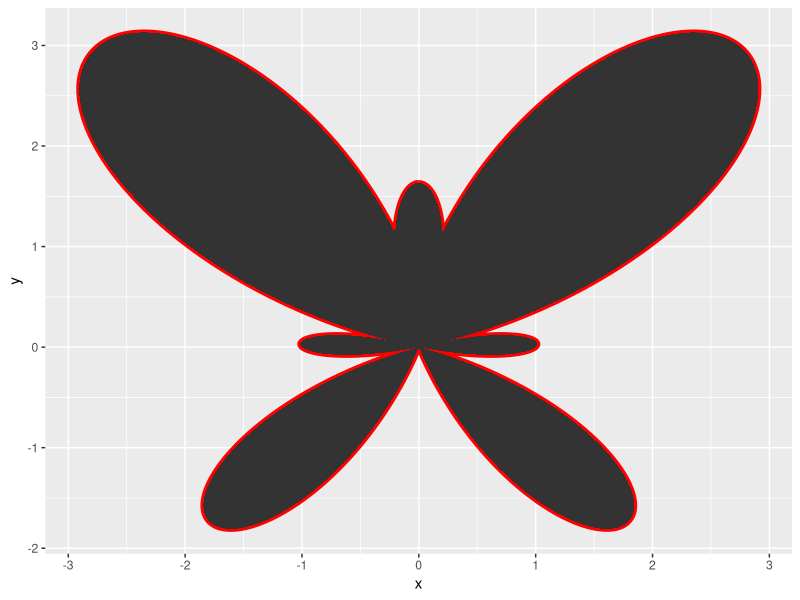
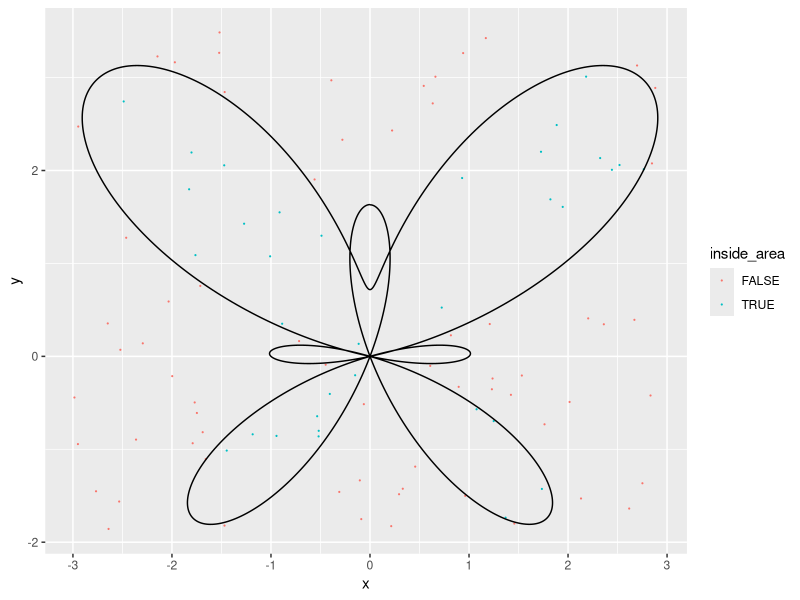
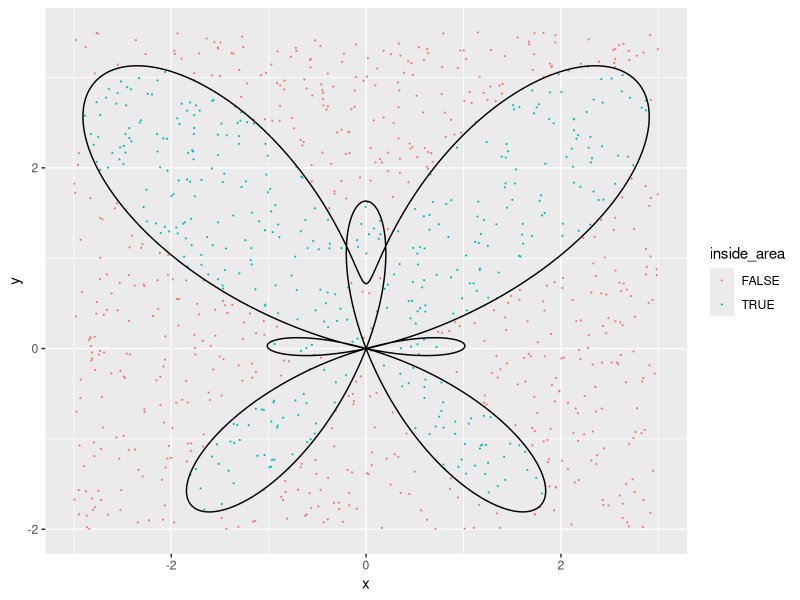
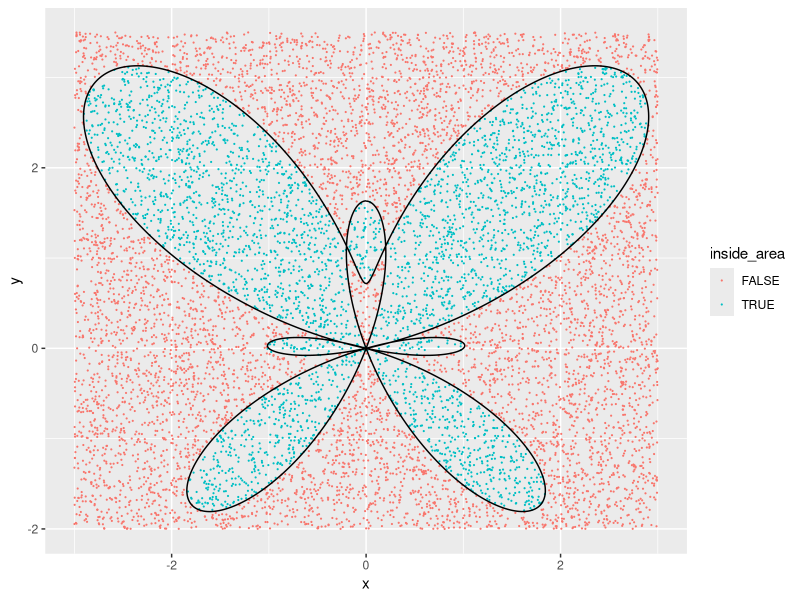
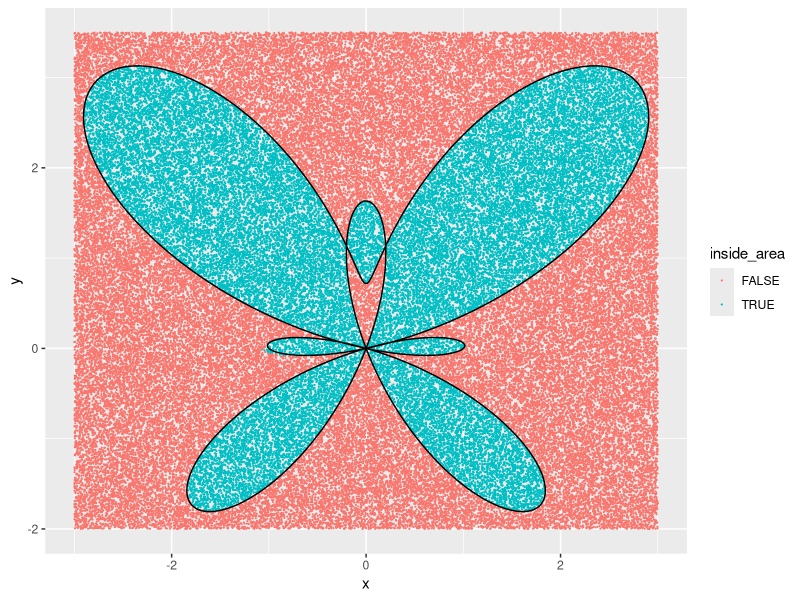

These charts were generated, in order, by the following R code:
## ---- chunk 1
knitr::opts_chunk$set(echo = TRUE)
## ---- chunk 2
b <- 6

# Monte Carlo integration
set.seed(12223236)
us <- runif(100000,min=1, max=b)
cat(paste("Monte Carlo Integral:",mean(exp(-us^3)*(b-1))))

# Function integrate
cat("\nFunction Integral: ")
integrate(f = function(x){exp(-x^3)},lower = 1,upper = b)
## ---- chunk 3
# exponential distribution
set.seed(12223236)
x <- rexp(100000)
cat(paste("Monte Carlo Integral:",mean(exp(-(x+1)^3)/dexp(x))))


# Function integrate
cat("\nFunction Integral: ")
integrate(f = function(x){exp(-x^3)},lower = 1,upper = Inf)
## ---- chunk 4
sample <- 100

# Uniform distribution
b <- 6
set.seed(12223236)
us <- runif(sample,min=1, max=b)
cat(paste("Monte Carlo Integral:",mean(exp(-us^3)*(b-1))))

# Function integrate
cat("\nGround truth for b = 6: ")
integrate(f = function(x){exp(-x^3)},lower = 1,upper = b)

# Exponential distribution
set.seed(12223236)
x <- rexp(sample)
cat(paste("Monte Carlo Integral:",mean(exp(-(x+1)^3)/dexp(x))))

# Function integrate
cat("\nGround truth for b = inf: ")
integrate(f = function(x){exp(-x^3)},lower = 1,upper = Inf)
## ---- chunk 5
sample <- 1000000

# Uniform distribution
b <- 6
set.seed(12223236)
us <- runif(sample,min=1, max=b)
cat(paste("Monte Carlo Integral:",mean(exp(-us^3)*(b-1))))

# Function integrate
cat("\nGround truth for b = 6: ")
integrate(f = function(x){exp(-x^3)},lower = 1,upper = b)

# Exponential distribution
set.seed(12223236)
x <- rexp(sample)
cat(paste("Monte Carlo Integral:",mean(exp(-(x+1)^3)/dexp(x))))

# Function integrate
cat("\nGround truth for b = inf: ")
integrate(f = function(x){exp(-x^3)},lower = 1,upper = Inf)
## ---- chunk 6
r <- function(t){
  exp(cos(t))-2*cos(4*t)-sin((t/12))^5}
## ---- chunk 7
t <- seq(-pi,pi,length.out = 1000)
x <- r(t)*sin(t)
y <- r(t)*cos(t)
data <- data.frame(x,y)
## ---- chunk 8
# Import the ggplot2 library
library(ggplot2)
## ---- chunk 9
ggplot(data = data, aes(x = x, y = y))+
  geom_path(linewidth = 2, color = "red")+
  geom_polygon()
## ---- chunk 10
indicator <- function(sample){
  set.seed(12223236)
  # Initialization of the data frame
  points <- data.frame(x = runif(sample, min = -3, max = 3),
                       y = runif(sample, min = -2, max = 3.5),
                       inside_area = logical(sample))
  
  for (i in 1:dim(points)[1]){
    
    # Check if the y value is lower or higher than zero
    if (points$y[i] > 0){
      degree <- 0
    }
    else {
      degree <- pi
    }
    
    # Polar Coordinates calculation
    theta_value <- atan(points$x[i]/points$y[i]) + degree
    r_value <- sqrt(points$x[i]^2 + points$y[i]^2)
    
    temp1 <- FALSE
    temp2 <- FALSE
    
    # Assign TRUE of FALSE, depending on whether the point is inside the curve
    if (r(theta_value) > 0 & (r_value < abs(r(theta_value)))) {
      temp1 <- TRUE
    } 
    if (r(theta_value+pi) < 0 & (r_value < abs(r(theta_value + pi)))) {
      temp2 <- TRUE
    } 
    if (temp1 && temp2) {
      points$inside_area[i] <- FALSE
    }
    else if (temp1|temp2){
      points$inside_area[i] <- TRUE
    }
    else{
      points$inside_area[i] <- FALSE
    }
  }
  return(points)
}
## ---- chunk 11
simulations <- c(100, 1000, 10000, 100000)
## ---- chunk 12
# Sample 100
points <- indicator(simulations[1])
ggplot()+
  geom_point(data= points, aes(x=x, y=y, color = inside_area), size = 0.1)+
  geom_path(aes(x=x, y=y))
## ---- chunk 13
# Sample 1000
points <- indicator(simulations[2])
ggplot()+
  geom_point(data= points, aes(x=x, y=y, color = inside_area), size = 0.1)+
  geom_path(aes(x=x, y=y))
## ---- chunk 14
# Sample 10000
points <- indicator(simulations[3])
ggplot()+
  geom_point(data= points, aes(x=x, y=y, color = inside_area), size = 0.1)+
  geom_path(aes(x=x, y=y))
## ---- chunk 15
# Sample 100000
points <- indicator(simulations[4])
ggplot()+
  geom_point(data= points, aes(x=x, y=y, color = inside_area), size = 0.1)+
  geom_path(aes(x=x, y=y))
## ---- chunk 16
percentage <- c()
estimated_area <- c()
# For loop for each sample size
for (sample in simulations){
  
  # Call the indicator function
  points <- indicator(sample)
  
  # Sum the points inside the curve
  correct_points <- sum(points$inside_area==TRUE)
  
  # Percentage calculation
  per <- correct_points/sample
  
  percentage <- c(percentage,per)
  
  # Area calculation
  estimated_area <- c(estimated_area,per*6*5.5)  # Rectangle area
}

result.table <- data.frame(simulations, percentage, estimated_area)
## ---- chunk 17
library(knitr)
kable(result.table, col.names = c("Sample", "Percentage", "Area"),
      format = "markdown", 
      caption = "Percentage and Area results")
